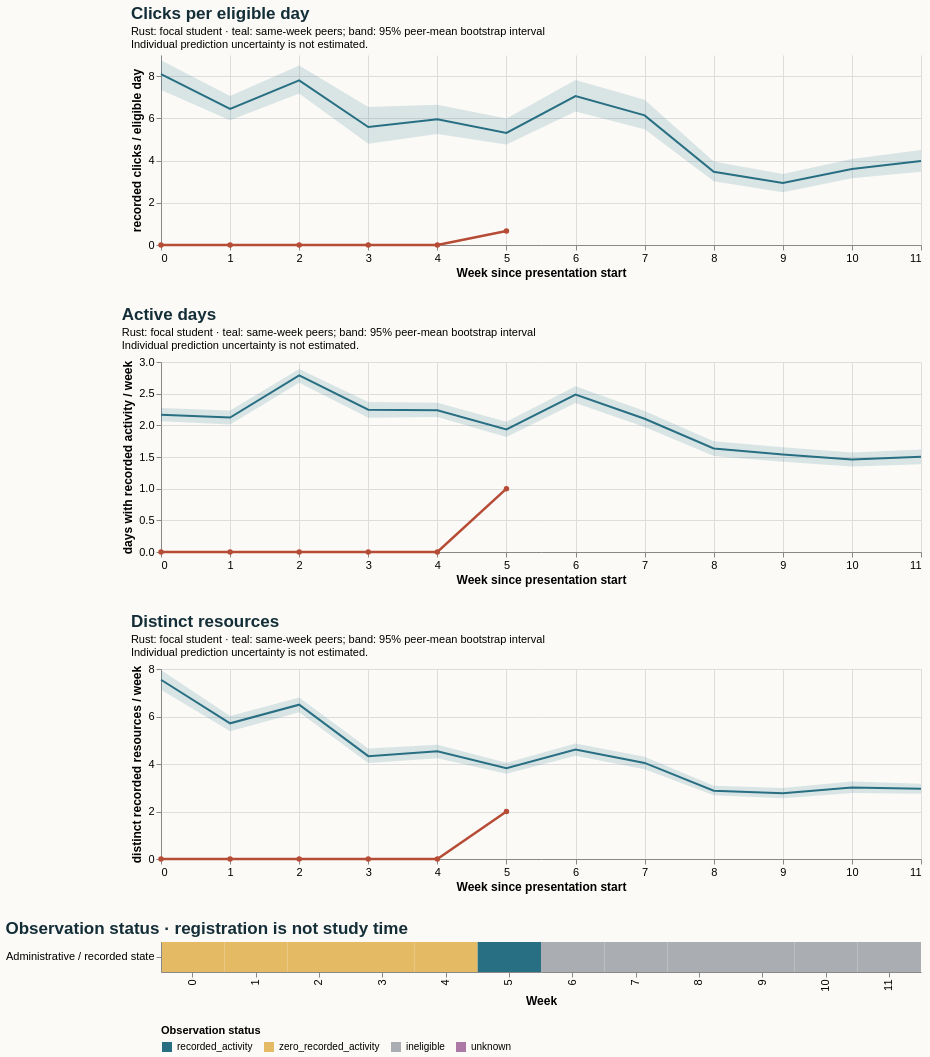

Here is the Vega-Lite specification saved for this chart:
### Vega-Lite specification from a JSON file in a GitHub repository (floating-point values rounded to 4 significant figures)
{"$schema": "https://vega.github.io/schema/vega-lite/v5.20.1.json", "config": {"axis": {"labelFontSize": 11, "titleFontSize": 12}, "background": "#fbfaf7", "font": "sans-serif", "title": {"anchor": "start", "color": "#142e38", "fontSize": 17, "subtitleFontSize": 11}, "view": {"continuousHeight": 300, "continuousWidth": 300, "stroke": null}}, "datasets": {"data-59055da1af327c3bf3f1a98d783dabb9": [{"end_day": 6, "focal_value": 0.0, "peer_ci_high": 8.751, "peer_ci_low": 7.343, "peer_mean": 8.09, "peer_observations": 1167, "peer_people": 1167, "reference": "course", "unit": "recorded clicks / eligible day", "week": 0}, {"end_day": 13, "focal_value": 0.0, "peer_ci_high": 7.058, "peer_ci_low": 5.904, "peer_mean": 6.449, "peer_observations": 1159, "peer_people": 1159, "reference": "course", "unit": "recorded clicks / eligible day", "week": 1}, {"end_day": 20, "focal_value": 0.0, "peer_ci_high": 8.501, "peer_ci_low": 7.182, "peer_mean": 7.8, "peer_observations": 1140, "peer_people": 1140, "reference": "course", "unit": "recorded clicks / eligible day", "week": 2}, {"end_day": 27, "focal_value": 0.0, "peer_ci_high": 6.535, "peer_ci_low": 4.793, "peer_mean": 5.586, "peer_observations": 1132, "peer_people": 1132, "reference": "course", "unit": "recorded clicks / eligible day", "week": 3}, {"end_day": 34, "focal_value": 0.0, "peer_ci_high": 6.645, "peer_ci_low": 5.255, "peer_mean": 5.952, "peer_observations": 1093, "peer_people": 1093, "reference": "course", "unit": "recorded clicks / eligible day", "week": 4}, {"end_day": 41, "focal_value": 0.6667, "peer_ci_high": 5.993, "peer_ci_low": 4.758, "peer_mean": 5.31, "peer_observations": 1086, "peer_people": 1086, "reference": "course", "unit": "recorded clicks / eligible day", "week": 5}, {"end_day": 48, "focal_value": null, "peer_ci_high": 7.819, "peer_ci_low": 6.328, "peer_mean": 7.057, "peer_observations": 1075, "peer_people": 1075, "reference": "course", "unit": "recorded clicks / eligible day", "week": 6}, {"end_day": 55, "focal_value": null, "peer_ci_high": 6.883, "peer_ci_low": 5.48, "peer_mean": 6.139, "peer_observations": 1059, "peer_people": 1059, "reference": "course", "unit": "recorded clicks / eligible day", "week": 7}, {"end_day": 62, "focal_value": null, "peer_ci_high": 3.952, "peer_ci_low": 3.022, "peer_mean": 3.471, "peer_observations": 1049, "peer_people": 1049, "reference": "course", "unit": "recorded clicks / eligible day", "week": 8}, {"end_day": 69, "focal_value": null, "peer_ci_high": 3.358, "peer_ci_low": 2.493, "peer_mean": 2.935, "peer_observations": 1032, "peer_people": 1032, "reference": "course", "unit": "recorded clicks / eligible day", "week": 9}, {"end_day": 76, "focal_value": null, "peer_ci_high": 4.074, "peer_ci_low": 3.159, "peer_mean": 3.602, "peer_observations": 1026, "peer_people": 1026, "reference": "course", "unit": "recorded clicks / eligible day", "week": 10}, {"end_day": 83, "focal_value": null, "peer_ci_high": 4.5, "peer_ci_low": 3.465, "peer_mean": 3.979, "peer_observations": 1021, "peer_people": 1021, "reference": "course", "unit": "recorded clicks / eligible day", "week": 11}], "data-998089e10e26b693f1b8f7c83e07812e": [{"end_day": 6, "focal_value": 0.0, "peer_ci_high": 2.275, "peer_ci_low": 2.063, "peer_mean": 2.168, "peer_observations": 1167, "peer_people": 1167, "reference": "course", "unit": "days with recorded activity / week", "week": 0}, {"end_day": 13, "focal_value": 0.0, "peer_ci_high": 2.234, "peer_ci_low": 2.015, "peer_mean": 2.123, "peer_observations": 1159, "peer_people": 1159, "reference": "course", "unit": "days with recorded activity / week", "week": 1}, {"end_day": 20, "focal_value": 0.0, "peer_ci_high": 2.888, "peer_ci_low": 2.674, "peer_mean": 2.789, "peer_observations": 1140, "peer_people": 1140, "reference": "course", "unit": "days with recorded activity / week", "week": 2}, {"end_day": 27, "focal_value": 0.0, "peer_ci_high": 2.368, "peer_ci_low": 2.118, "peer_mean": 2.246, "peer_observations": 1132, "peer_people": 1132, "reference": "course", "unit": "days with recorded activity / week", "week": 3}, {"end_day": 34, "focal_value": 0.0, "peer_ci_high": 2.357, "peer_ci_low": 2.133, "peer_mean": 2.237, "peer_observations": 1093, "peer_people": 1093, "reference": "course", "unit": "days with recorded activity / week", "week": 4}, {"end_day": 41, "focal_value": 1.0, "peer_ci_high": 2.057, "peer_ci_low": 1.817, "peer_mean": 1.936, "peer_observations": 1086, "peer_people": 1086, "reference": "course", "unit": "days with recorded activity / week", "week": 5}, {"end_day": 48, "focal_value": null, "peer_ci_high": 2.619, "peer_ci_low": 2.353, "peer_mean": 2.486, "peer_observations": 1075, "peer_people": 1075, "reference": "course", "unit": "days with recorded activity / week", "week": 6}, {"end_day": 55, "focal_value": null, "peer_ci_high": 2.228, "peer_ci_low": 1.973, "peer_mean": 2.104, "peer_observations": 1059, "peer_people": 1059, "reference": "course", "unit": "days with recorded activity / week", "week": 7}, {"end_day": 62, "focal_value": null, "peer_ci_high": 1.748, "peer_ci_low": 1.517, "peer_mean": 1.634, "peer_observations": 1049, "peer_people": 1049, "reference": "course", "unit": "days with recorded activity / week", "week": 8}, {"end_day": 69, "focal_value": null, "peer_ci_high": 1.652, "peer_ci_low": 1.425, "peer_mean": 1.54, "peer_observations": 1032, "peer_people": 1032, "reference": "course", "unit": "days with recorded activity / week", "week": 9}, {"end_day": 76, "focal_value": null, "peer_ci_high": 1.572, "peer_ci_low": 1.352, "peer_mean": 1.462, "peer_observations": 1026, "peer_people": 1026, "reference": "course", "unit": "days with recorded activity / week", "week": 10}, {"end_day": 83, "focal_value": null, "peer_ci_high": 1.619, "peer_ci_low": 1.386, "peer_mean": 1.503, "peer_observations": 1021, "peer_people": 1021, "reference": "course", "unit": "days with recorded activity / week", "week": 11}], "data-ddaace9e52a0c700480ce8d529515aa8": [{"eligible_days": 7.0, "end_day": 6, "logging_completeness": "unknown", "observation_status": "zero_recorded_activity", "row": "Administrative / recorded state", "score_status": "withheld_release_time_unknown", "start_day": 0, "value": 0.0, "week": 0}, {"eligible_days": 7.0, "end_day": 13, "logging_completeness": "unknown", "observation_status": "zero_recorded_activity", "row": "Administrative / recorded state", "score_status": "withheld_release_time_unknown", "start_day": 7, "value": 0.0, "week": 1}, {"eligible_days": 7.0, "end_day": 20, "logging_completeness": "unknown", "observation_status": "zero_recorded_activity", "row": "Administrative / recorded state", "score_status": "withheld_release_time_unknown", "start_day": 14, "value": 0.0, "week": 2}, {"eligible_days": 7.0, "end_day": 27, "logging_completeness": "unknown", "observation_status": "zero_recorded_activity", "row": "Administrative / recorded state", "score_status": "withheld_release_time_unknown", "start_day": 21, "value": 0.0, "week": 3}, {"eligible_days": 7.0, "end_day": 34, "logging_completeness": "unknown", "observation_status": "zero_recorded_activity", "row": "Administrative / recorded state", "score_status": "withheld_release_time_unknown", "start_day": 28, "value": 0.0, "week": 4}, {"eligible_days": 3.0, "end_day": 41, "logging_completeness": "unknown", "observation_status": "recorded_activity", "row": "Administrative / recorded state", "score_status": "withheld_release_time_unknown", "start_day": 35, "value": 0.6667, "week": 5}, {"eligible_days": 0.0, "end_day": 48, "logging_completeness": "unknown", "observation_status": "ineligible", "row": "Administrative / recorded state", "score_status": "withheld_release_time_unknown", "start_day": 42, "value": null, "week": 6}, {"eligible_days": 0.0, "end_day": 55, "logging_completeness": "unknown", "observation_status": "ineligible", "row": "Administrative / recorded state", "score_status": "withheld_release_time_unknown", "start_day": 49, "value": null, "week": 7}, {"eligible_days": 0.0, "end_day": 62, "logging_completeness": "unknown", "observation_status": "ineligible", "row": "Administrative / recorded state", "score_status": "withheld_release_time_unknown", "start_day": 56, "value": null, "week": 8}, {"eligible_days": 0.0, "end_day": 69, "logging_completeness": "unknown", "observation_status": "ineligible", "row": "Administrative / recorded state", "score_status": "withheld_release_time_unknown", "start_day": 63, "value": null, "week": 9}, {"eligible_days": 0.0, "end_day": 76, "logging_completeness": "unknown", "observation_status": "ineligible", "row": "Administrative / recorded state", "score_status": "withheld_release_time_unknown", "start_day": 70, "value": null, "week": 10}, {"eligible_days": 0.0, "end_day": 83, "logging_completeness": "unknown", "observation_status": "ineligible", "row": "Administrative / recorded state", "score_status": "withheld_release_time_unknown", "start_day": 77, "value": null, "week": 11}], "data-e9047b3ad9e6b7f6f0ca272ba68e8961": [{"end_day": 6, "focal_value": 0.0, "peer_ci_high": 7.954, "peer_ci_low": 7.124, "peer_mean": 7.548, "peer_observations": 1167, "peer_people": 1167, "reference": "course", "unit": "distinct recorded resources / week", "week": 0}, {"end_day": 13, "focal_value": 0.0, "peer_ci_high": 6.022, "peer_ci_low": 5.383, "peer_mean": 5.714, "peer_observations": 1159, "peer_people": 1159, "reference": "course", "unit": "distinct recorded resources / week", "week": 1}, {"end_day": 20, "focal_value": 0.0, "peer_ci_high": 6.8, "peer_ci_low": 6.177, "peer_mean": 6.497, "peer_observations": 1140, "peer_people": 1140, "reference": "course", "unit": "distinct recorded resources / week", "week": 2}, {"end_day": 27, "focal_value": 0.0, "peer_ci_high": 4.648, "peer_ci_low": 4.039, "peer_mean": 4.33, "peer_observations": 1132, "peer_people": 1132, "reference": "course", "unit": "distinct recorded resources / week", "week": 3}, {"end_day": 34, "focal_value": 0.0, "peer_ci_high": 4.811, "peer_ci_low": 4.246, "peer_mean": 4.532, "peer_observations": 1093, "peer_people": 1093, "reference": "course", "unit": "distinct recorded resources / week", "week": 4}, {"end_day": 41, "focal_value": 2.0, "peer_ci_high": 4.05, "peer_ci_low": 3.592, "peer_mean": 3.822, "peer_observations": 1086, "peer_people": 1086, "reference": "course", "unit": "distinct recorded resources / week", "week": 5}, {"end_day": 48, "focal_value": null, "peer_ci_high": 4.863, "peer_ci_low": 4.348, "peer_mean": 4.613, "peer_observations": 1075, "peer_people": 1075, "reference": "course", "unit": "distinct recorded resources / week", "week": 6}, {"end_day": 55, "focal_value": null, "peer_ci_high": 4.306, "peer_ci_low": 3.782, "peer_mean": 4.044, "peer_observations": 1059, "peer_people": 1059, "reference": "course", "unit": "distinct recorded resources / week", "week": 7}, {"end_day": 62, "focal_value": null, "peer_ci_high": 3.089, "peer_ci_low": 2.683, "peer_mean": 2.873, "peer_observations": 1049, "peer_people": 1049, "reference": "course", "unit": "distinct recorded resources / week", "week": 8}, {"end_day": 69, "focal_value": null, "peer_ci_high": 2.987, "peer_ci_low": 2.557, "peer_mean": 2.766, "peer_observations": 1032, "peer_people": 1032, "reference": "course", "unit": "distinct recorded resources / week", "week": 9}, {"end_day": 76, "focal_value": null, "peer_ci_high": 3.268, "peer_ci_low": 2.784, "peer_mean": 3.007, "peer_observations": 1026, "peer_people": 1026, "reference": "course", "unit": "distinct recorded resources / week", "week": 10}, {"end_day": 83, "focal_value": null, "peer_ci_high": 3.168, "peer_ci_low": 2.744, "peer_mean": 2.955, "peer_observations": 1021, "peer_people": 1021, "reference": "course", "unit": "distinct recorded resources / week", "week": 11}]}, "resolve": {"scale": {"color": "independent"}}, "spacing": 28, "vconcat": [{"data": {"name": "data-59055da1af327c3bf3f1a98d783dabb9"}, "height": 190, "layer": [{"encoding": {"x": {"axis": {"tickMinStep": 1}, "field": "week", "title": "Week since presentation start", "type": "quantitative"}, "y": {"field": "peer_ci_low", "scale": {"zero": true}, "title": "recorded clicks / eligible day", "type": "quantitative"}, "y2": {"field": "peer_ci_high"}}, "mark": {"color": "#286f83", "opacity": 0.16, "type": "area"}}, {"encoding": {"tooltip": [{"field": "week", "type": "quantitative"}, {"field": "peer_mean", "type": "quantitative"}, {"field": "peer_people", "type": "quantitative"}, {"field": "peer_observations", "type": "quantitative"}], "x": {"field": "week", "type": "quantitative"}, "y": {"field": "peer_mean", "type": "quantitative"}}, "mark": {"color": "#286f83", "strokeWidth": 2, "type": "line"}}, {"encoding": {"tooltip": [{"field": "week", "type": "quantitative"}, {"field": "focal_value", "type": "quantitative"}], "x": {"field": "week", "type": "quantitative"}, "y": {"field": "focal_value", "type": "quantitative"}}, "mark": {"color": "#b64c35", "point": {"color": "#b64c35"}, "strokeWidth": 2.5, "type": "line"}}], "title": {"subtitle": ["Rust: focal student · teal: same-week peers; band: 95% peer-mean bootstrap interval", "Individual prediction uncertainty is not estimated."], "text": "Clicks per eligible day"}, "width": 760}, {"data": {"name": "data-998089e10e26b693f1b8f7c83e07812e"}, "height": 190, "layer": [{"encoding": {"x": {"axis": {"tickMinStep": 1}, "field": "week", "title": "Week since presentation start", "type": "quantitative"}, "y": {"field": "peer_ci_low", "scale": {"zero": true}, "title": "days with recorded activity / week", "type": "quantitative"}, "y2": {"field": "peer_ci_high"}}, "mark": {"color": "#286f83", "opacity": 0.16, "type": "area"}}, {"encoding": {"tooltip": [{"field": "week", "type": "quantitative"}, {"field": "peer_mean", "type": "quantitative"}, {"field": "peer_people", "type": "quantitative"}, {"field": "peer_observations", "type": "quantitative"}], "x": {"field": "week", "type": "quantitative"}, "y": {"field": "peer_mean", "type": "quantitative"}}, "mark": {"color": "#286f83", "strokeWidth": 2, "type": "line"}}, {"encoding": {"tooltip": [{"field": "week", "type": "quantitative"}, {"field": "focal_value", "type": "quantitative"}], "x": {"field": "week", "type": "quantitative"}, "y": {"field": "focal_value", "type": "quantitative"}}, "mark": {"color": "#b64c35", "point": {"color": "#b64c35"}, "strokeWidth": 2.5, "type": "line"}}], "title": {"subtitle": ["Rust: focal student · teal: same-week peers; band: 95% peer-mean bootstrap interval", "Individual prediction uncertainty is not estimated."], "text": "Active days"}, "width": 760}, {"data": {"name": "data-e9047b3ad9e6b7f6f0ca272ba68e8961"}, "height": 190, "layer": [{"encoding": {"x": {"axis": {"tickMinStep": 1}, "field": "week", "title": "Week since presentation start", "type": "quantitative"}, "y": {"field": "peer_ci_low", "scale": {"zero": true}, "title": "distinct recorded resources / week", "type": "quantitative"}, "y2": {"field": "peer_ci_high"}}, "mark": {"color": "#286f83", "opacity": 0.16, "type": "area"}}, {"encoding": {"tooltip": [{"field": "week", "type": "quantitative"}, {"field": "peer_mean", "type": "quantitative"}, {"field": "peer_people", "type": "quantitative"}, {"field": "peer_observations", "type": "quantitative"}], "x": {"field": "week", "type": "quantitative"}, "y": {"field": "peer_mean", "type": "quantitative"}}, "mark": {"color": "#286f83", "strokeWidth": 2, "type": "line"}}, {"encoding": {"tooltip": [{"field": "week", "type": "quantitative"}, {"field": "focal_value", "type": "quantitative"}], "x": {"field": "week", "type": "quantitative"}, "y": {"field": "focal_value", "type": "quantitative"}}, "mark": {"color": "#b64c35", "point": {"color": "#b64c35"}, "strokeWidth": 2.5, "type": "line"}}], "title": {"subtitle": ["Rust: focal student · teal: same-week peers; band: 95% peer-mean bootstrap interval", "Individual prediction uncertainty is not estimated."], "text": "Distinct resources"}, "width": 760}, {"data": {"name": "data-ddaace9e52a0c700480ce8d529515aa8"}, "encoding": {"color": {"field": "observation_status", "legend": {"labelLimit": 260, "orient": "bottom"}, "scale": {"domain": ["recorded_activity", "zero_recorded_activity", "ineligible", "unknown"], "range": ["#286f83", "#e4bb64", "#aaaeb3", "#ac78a5"]}, "title": "Observation status", "type": "nominal"}, "tooltip": [{"field": "week", "type": "quantitative"}, {"field": "eligible_days", "type": "quantitative"}, {"field": "observation_status", "type": "nominal"}, {"field": "logging_completeness", "type": "nominal"}], "x": {"field": "week", "title": "Week", "type": "ordinal"}, "y": {"field": "row", "title": null, "type": "nominal"}}, "height": 30, "mark": {"type": "rect"}, "title": "Observation status · registration is not study time", "width": 760}]}
